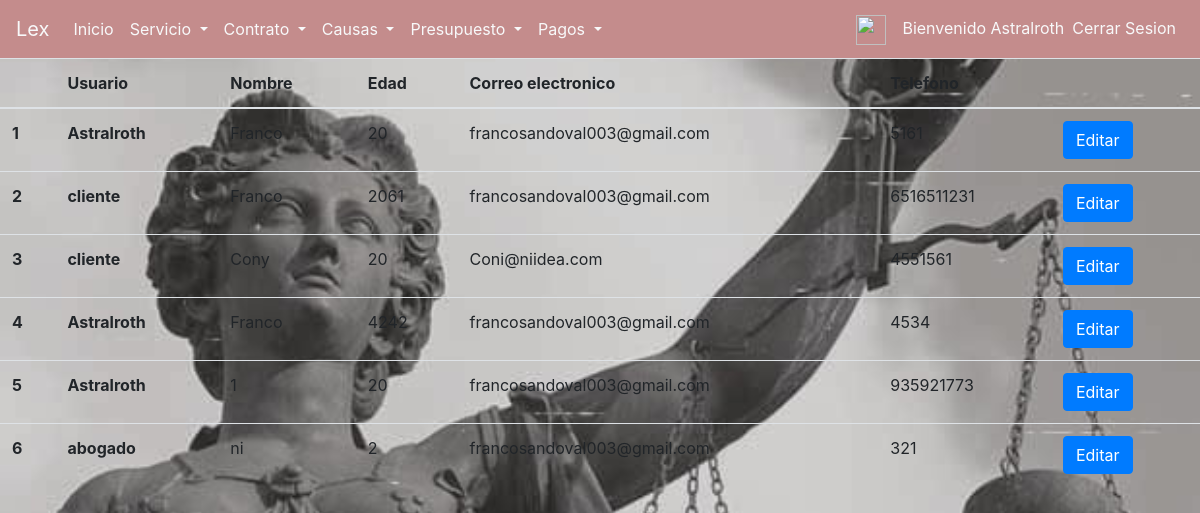
Screenshot of /service/view/staff (signed in) with the database file from the repository.
### core/models.py (models this page shows, shortened)
class Servicio(models.Model):
    cliente=models.ForeignKey('auth.User', on_delete=models.CASCADE, null=True)
    first_name=models.CharField('Nombre',max_length=30, null=True)
    age=models.IntegerField('Edad',null=True)
    email=models.EmailField('Correo electronico',max_length=254, null=True)
    phone=models.CharField('Telefono',max_length=12, null=True)
    cause=models.TextField('Redactar Causa',max_length=254, null=True)
    files=models.FileField(null=True)

### core/views.py (the view)
# urls.py: path('service/view/staff', views.consultar_solicitudes_staff, name='service_view_staff'),
@login_required
def consultar_solicitudes_staff(request):
    service=Servicio.objects.select_related('cliente').all()
    return render(request, 'core/consultar_solicitudes.html',{'list':service})

### core/templates/core/consultar_solicitudes.html
{% extends 'core/base.html' %}
{% block content %}
<table class="table table-hover">
<thead>
        <tr>
            <th></th>
            {% if user.is_staff %}<th>Usuario</th>{% endif %}
            <th>Nombre</th>
            <th>Edad</th>
            <th>Correo electronico</th>
            <th>Telefono</th>
            <th></th>
        </tr>
    </thead>
    <tbody>
        {% for s in list %}
        <tr>
            <th scope="row">{{ s.id }} </th>
            {% if user.is_staff %}<th>{{s.cliente}}</th>{% endif %}
            <td>{{ s.first_name }}</td>
            <td>{{ s.age }}</td>
            <td>{{s.email}}</td>
            <td>{{s.phone}}</td>
            <td><a class="btn btn-primary" href="{% url 'service_edit' s.id %}">Editar</a></td>
        </tr>
        {% endfor %}
    </tbody>
</table>
{% endblock content %}

### core/templates/core/base.html (shortened to what this page needs)
{% load static %}
<!DOCTYPE html>
<html lang="es">
<head>
    <link rel="stylesheet" href="{% static 'css/base.css' %}">
    <link rel="stylesheet" href="{% static 'css/solicitar_servicio.css' %}">
    <link rel="stylesheet" href="https://cdn.jsdelivr.net/npm/bootstrap@4.6.0/dist/css/bootstrap.min.css">
</head>
<body>
    <nav class="navbar navbar-expand-lg navbar-light " id = id_navbar>
        <a class="navbar-brand text-light" href="{% url 'index' %}">Lex</a>
        <div class="collapse navbar-collapse" id="navbarSupportedContent">
            <ul class="navbar-nav mr-auto">
                <li class="nav-item active">
                    <a class="nav-link text-light" href="{% url 'index' %}"> Inicio <span class="sr-only">(current)</span></a>
                </li>
                {% if perms.core.view_servicio %}
                <li class="nav-item dropdown ">
                    <a class="nav-link dropdown-toggle text-light" href="#" id="navbarDropdown" role="button"
                        data-toggle="dropdown" aria-haspopup="true" aria-expanded="false">
                        Servicio
                    </a>
                </li>
                {% endif %}
                {% if perms.core.view_contrato %}
                <li class="nav-item dropdown ">
                    <a class="nav-link dropdown-toggle text-light" href="#" id="navbarDropdown" role="button"
                        data-toggle="dropdown" aria-haspopup="true" aria-expanded="false">
                        Contrato
                    </a>
                </li>
                {% endif %}
                {% if perms.core.view_causa %}
                <li class="nav-item dropdown">
                    <a class="nav-link dropdown-toggle text-light" href="#" id="navbarDropdown" role="button"
                        data-toggle="dropdown" aria-haspopup="true" aria-expanded="false">
                        Causas
                    </a>
                </li>
                {% endif %}
                {% if perms.core.view_presupuesto %}
                <li class="nav-item dropdown">
                    <a class="nav-link dropdown-toggle text-light" href="#" id="navbarDropdown" role="button"
                        data-toggle="dropdown" aria-haspopup="true" aria-expanded="false">
                        Presupuesto
                    </a>
                </li>
                {% endif %}
                {% if perms.core.view_pago %}
                <li class="nav-item dropdown">
                    <a class="nav-link dropdown-toggle text-light" href="#" id="navbarDropdown" role="button"
                        data-toggle="dropdown" aria-haspopup="true" aria-expanded="false">
                        Pagos
                    </a>
                </li>
                {% endif %}
            </ul>
            <ul class="navbar-nav">
                <a class="navbar-brand" href="{% url 'profile_edit' %}"><img src="{% static 'img/profile_icon.png' %}" width="30" height="30" alt=""></a>
                <div class="navbar-text text-light">Bienvenido {{user.username}}</div>
                <li class="nav-item">
                    <a class="nav-link text-light" href="{% url 'logout' %}">   Cerrar Sesion</a>
                </li>
            </ul>
        </div>
    </nav>
    {% block content %}{% endblock content %}
</body>
</html>

### core/static/css/base.css (style rules this page uses)
body { background-image: url(../img/fondo_claro.jpg); background-size:cover ; }
nav.navbar { background-color: rgb(196, 140, 140); }

### rows the page displays
Servicio: id "1", cliente "Astralroth", first_name "Franco", age "20", email "francosandoval003@gmail.com", phone "5161"
Servicio: id "2", cliente "cliente", first_name "Franco", age "2061", email "francosandoval003@gmail.com", phone "6516511231"
Servicio: id "3", cliente "cliente", first_name "Cony", age "20", email "Coni@niidea.com", phone "4551561"
Servicio: id "4", cliente "Astralroth", first_name "Franco", age "4242", email "francosandoval003@gmail.com", phone "4534"
Servicio: id "5", cliente "Astralroth", first_name "1", age "20", email "francosandoval003@gmail.com", phone "935921773"
Servicio: id "6", cliente "abogado", first_name "ni", age "2", email "francosandoval003@gmail.com", phone "321"

### other values shown
{{ user.username }} "Astralroth"
